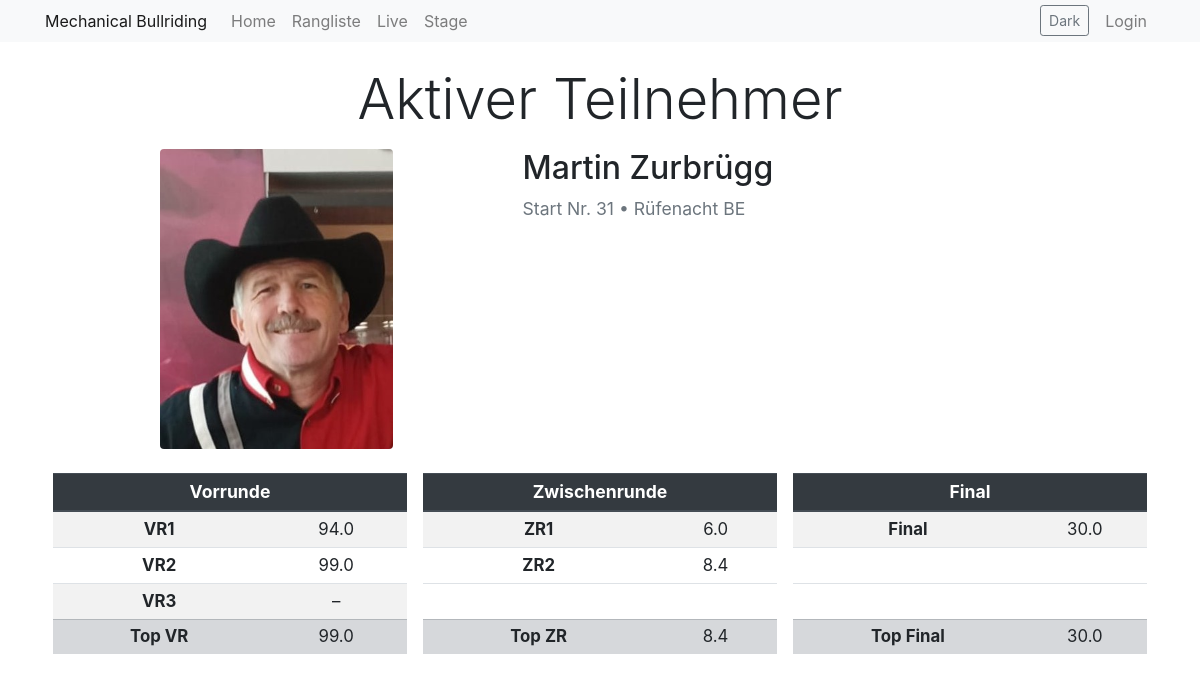
The page /active on the database its author committed.
### app/models.py (models this page shows)
class Participant(db.Model):
    id = db.Column(db.Integer, primary_key=True)
    active = db.Column(db.Boolean, default=False)
    start_nr = db.Column(db.Integer, nullable=True, unique=True)
    first_name = db.Column(db.String(64), nullable=False)
    last_name = db.Column(db.String(64), nullable=False)
    address = db.Column(db.String(128), nullable=False)
    postal_code = db.Column(db.String(10), nullable=False)
    city = db.Column(db.String(64), nullable=False)
    email = db.Column(db.String(120), nullable=True)
    phone = db.Column(db.String(20), nullable=True)
    photo = db.Column(db.String(256), nullable=True)
    time1 = db.Column(db.Float, nullable=True)
    time2 = db.Column(db.Float, nullable=True)
    time3 = db.Column(db.Float, nullable=True)
    time4 = db.Column(db.Float, nullable=True)
    time5 = db.Column(db.Float, nullable=True)
    time6 = db.Column(db.Float, nullable=True)
    round1_qualified = db.Column(db.Boolean, default=False)
    round2_qualified = db.Column(db.Boolean, default=False)
    round3_qualified = db.Column(db.Boolean, default=False)
    zwischenrunde_qualified = db.Column(db.Boolean, default=False)
    final_qualified = db.Column(db.Boolean, default=False)
    @property
    def toptime_Vorrunde(self):
        times = [t for t in [self.time1, self.time2, self.time3] if t is not None]
        return max(times) if times else None
    @property
    def toptime_Zwischenrunde(self):
        times = [t for t in [self.time4, self.time5] if t is not None]
        return max(times) if times else None
    @property
    def toptime_Finalrunde(self):
        times = [t for t in [self.time6] if t is not None]
        return max(times) if times else None

### app/routes.py (the view)
@bp.route('/active')
def active():
    participant = Participant.query.filter_by(active=True).first()
    return render_template('active.html', title='Live', participant=participant)

### app/templates/active.html (shortened to what this page needs)
{% extends "base.html" %}
{% block content %}
  <div class="container py-4">
    {% if participant %}
      <div class="mb-3 text-center">
        <h1 class="display-4 mb-3">Aktiver Teilnehmer</h1>
      </div>
      <div class="row align-items-start justify-content-center">
        <div class="col-md-5 text-center mb-3">
          {% if participant.photo %}
            <img src="{{ url_for('static', filename=participant.photo) }}" alt="Foto von {{ participant.first_name }} {{ participant.last_name }}" class="img-fluid rounded" style="max-height: 300px;">
          {% endif %}
        </div>
        <div class="col-md-7 mb-3">
          <h2 style="font-size:2rem;">{{ participant.first_name }} {{ participant.last_name }}</h2>
          <p class="text-muted" style="font-size:1.1rem;">Start Nr. {{ participant.start_nr or '-' }}{% if participant.city %} • {{ participant.city }}{% endif %}</p>
        </div>
      </div>
      <div class="row mt-2 justify-content-center text-center">
        <div class="col-md-4 mb-3 px-2">
          <table class="table table-striped table-hover table-sm time-block">
            <thead class="thead-dark">
              <tr><th colspan="2">Vorrunde</th></tr>
            </thead>
            <tbody>
              <tr><th scope="row">VR1</th><td>{{ participant.time1 or '–' }}</td></tr>
              <tr><th scope="row">VR2</th><td>{{ participant.time2 or '–' }}</td></tr>
              <tr><th scope="row">VR3</th><td>{{ participant.time3 or '–' }}</td></tr>
              <tr class="table-secondary"><th scope="row">Top VR</th><td>{{ participant.toptime_Vorrunde or '–' }}</td></tr>
            </tbody>
          </table>
        </div>
        <div class="col-md-4 mb-3 px-2">
          <table class="table table-striped table-hover table-sm time-block">
            <thead class="thead-dark">
              <tr><th colspan="2">Zwischenrunde</th></tr>
            </thead>
            <tbody>
              <tr><th scope="row">ZR1</th><td>{{ participant.time4 or '–' }}</td></tr>
              <tr><th scope="row">ZR2</th><td>{{ participant.time5 or '–' }}</td></tr>
              <tr class="spacer-row"><td colspan="2" style="visibility:hidden">.</td></tr>
              <tr class="table-secondary"><th scope="row">Top ZR</th><td>{{ participant.toptime_Zwischenrunde or '–' }}</td></tr>
            </tbody>
          </table>
        </div>
        <div class="col-md-4 mb-3 px-2">
          <table class="table table-striped table-hover table-sm time-block">
            <thead class="thead-dark">
              <tr><th colspan="2">Final</th></tr>
            </thead>
            <tbody>
              <tr><th scope="row">Final</th><td>{{ participant.time6 or '–' }}</td></tr>
              <tr class="spacer-row"><td colspan="2" style="visibility:hidden">.</td></tr>
              <tr class="spacer-row"><td colspan="2" style="visibility:hidden">.</td></tr>
              <tr class="table-secondary"><th scope="row">Top Final</th><td>{{ participant.toptime_Finalrunde or '–' }}</td></tr>
            </tbody>
          </table>
        </div>
      </div>
    {% else %}
      <div class="text-center py-5">
        <h1 class="display-5">Kein aktiver Teilnehmer</h1>
        <p class="text-muted">Sobald ein Teilnehmer aktiviert ist, werden die Details hier angezeigt.</p>
      </div>
    {% endif %}
  </div>
{% endblock %}

### app/templates/base.html (shortened to what this page needs)
<!doctype html>
<html lang="en" class="{% if theme == 'dark' %}theme-dark{% endif %}">
  <head>
    <link href="https://stackpath.bootstrapcdn.com/bootstrap/4.5.2/css/bootstrap.min.css" rel="stylesheet">
    <link id="theme-css" rel="stylesheet" href="">
    <link href="https://cdnjs.cloudflare.com/ajax/libs/font-awesome/5.15.1/css/all.min.css" rel="stylesheet">
  </head>
  <body>
    <nav id="main-navbar" class="navbar navbar-expand-md navbar-light bg-light py-1">
      <div class="container">
        <a class="navbar-brand" href="{{ url_for('main.index') }}">{{ site_name }}</a>
        <div class="collapse navbar-collapse" id="navbarCollapse">
          <ul class="navbar-nav mr-auto">
          <li class="nav-item">
            <a class="nav-link" href="{{ url_for('main.index') }}">Home</a>
          </li>
          <li class="nav-item">
            <a class="nav-link" href="{{ url_for('main.ranking') }}">Rangliste</a>
          </li>
          <li class="nav-item">
            <a class="nav-link" href="{{ url_for('main.active') }}">Live</a>
          </li>
          <li class="nav-item">
            <a class="nav-link" href="{{ url_for('main.stage') }}">Stage</a>
          </li>
          </ul>
          <ul class="navbar-nav ml-auto">
          {% if current_user.is_authenticated %}
            <li class="nav-item dropdown">
              <a class="nav-link dropdown-toggle" href="#" id="adminMenu" role="button" data-toggle="dropdown" aria-haspopup="true" aria-expanded="false">
                Admin
              </a>
              <div class="dropdown-menu" aria-labelledby="adminMenu">
                <form method="POST" action="{{ url_for('main.reset_results') }}" class="px-3 py-1">
                  <input type="hidden" name="csrf_token" value="{{ csrf_token() }}">
                  <button type="submit" class="dropdown-item">Resultate löschen</button>
                </form>
                <form method="POST" action="{{ url_for('main.reset_participants') }}" class="px-3 py-1">
                  <input type="hidden" name="csrf_token" value="{{ csrf_token() }}">
                  <button type="submit" class="dropdown-item">Teilnehmer löschen</button>
                </form>
              </div>
            </li>
            <li class="nav-item">
              <button id="theme-toggle" type="button" class="btn btn-sm btn-outline-secondary ml-2">Dark</button>
            </li>
            <li class="nav-item">
              <a class="nav-link" href="{{ url_for('main.logout') }}">Logout</a>
            </li>
          {% else %}
            <li class="nav-item">
              <button id="theme-toggle" type="button" class="btn btn-sm btn-outline-secondary mr-2">Dark</button>
            </li>
            <li class="nav-item">
              <a class="nav-link" href="{{ url_for('main.login') }}">Login</a>
            </li>
          {% endif %}
          </ul>
        </div>
      </div>
    </nav>
    <div class="container">
      {% block content %}{% endblock %}
    </div>
  </body>
  </html>

### app/templates/active.html (style rules this page uses)
.time-block { min-width: 220px; font-size:1.05rem; }
.time-block thead th { font-size:1.1rem; }

### app/templates/base.html (style rules this page uses)
.navbar .nav-link { padding: .25rem .5rem; }
.navbar-brand { font-size: 1rem; }

### rows shown on the page
Participant: photo (picture), first_name "Martin", last_name "Zurbrügg", start_nr "31", city "Rüfenacht BE", time1 "94.0", time2 "99.0", time3 "–", time1+time2+time3 "99.0", time4 "6.0", time5 "8.4", time4+time5 "8.4", time6 "30.0"

### other values the page prints
{{ site_name }} "Mechanical Bullriding"
